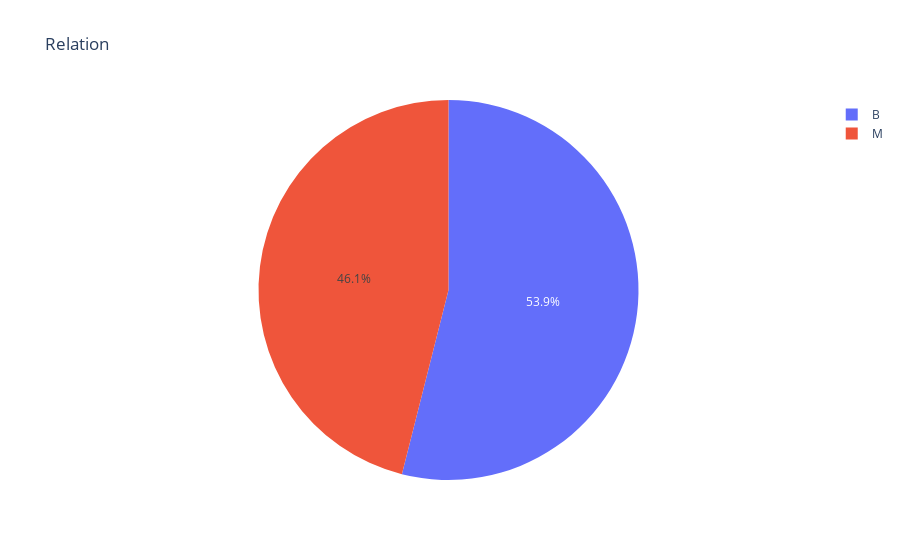

The notebook cell saved with this chart:
### Code cell
import plotly.express as px
fig = px.pie(df, values='radius_mean', names='diagnosis', title='Relation')
fig.show()

### Figure 1 — Plotly figure (JSON) as saved in the notebook; plotly's stock layout.template omitted (floating-point values rounded to 4 significant figures; data arrays with more than 128 entries replaced by an {"elided": "..."} marker saying what was removed)
{"data": [{"domain": {"x": [0, 1], "y": [0, 1]}, "hovertemplate": "diagnosis=%{label}<br>radius_mean=%{value}<extra></extra>", "labels": {"elided": "569 str values"}, "legendgroup": "", "name": "", "showlegend": true, "type": "pie", "values": {"elided": "569 float values"}}], "layout": {"legend": {"tracegroupgap": 0}, "title": {"text": "Relation"}}}
